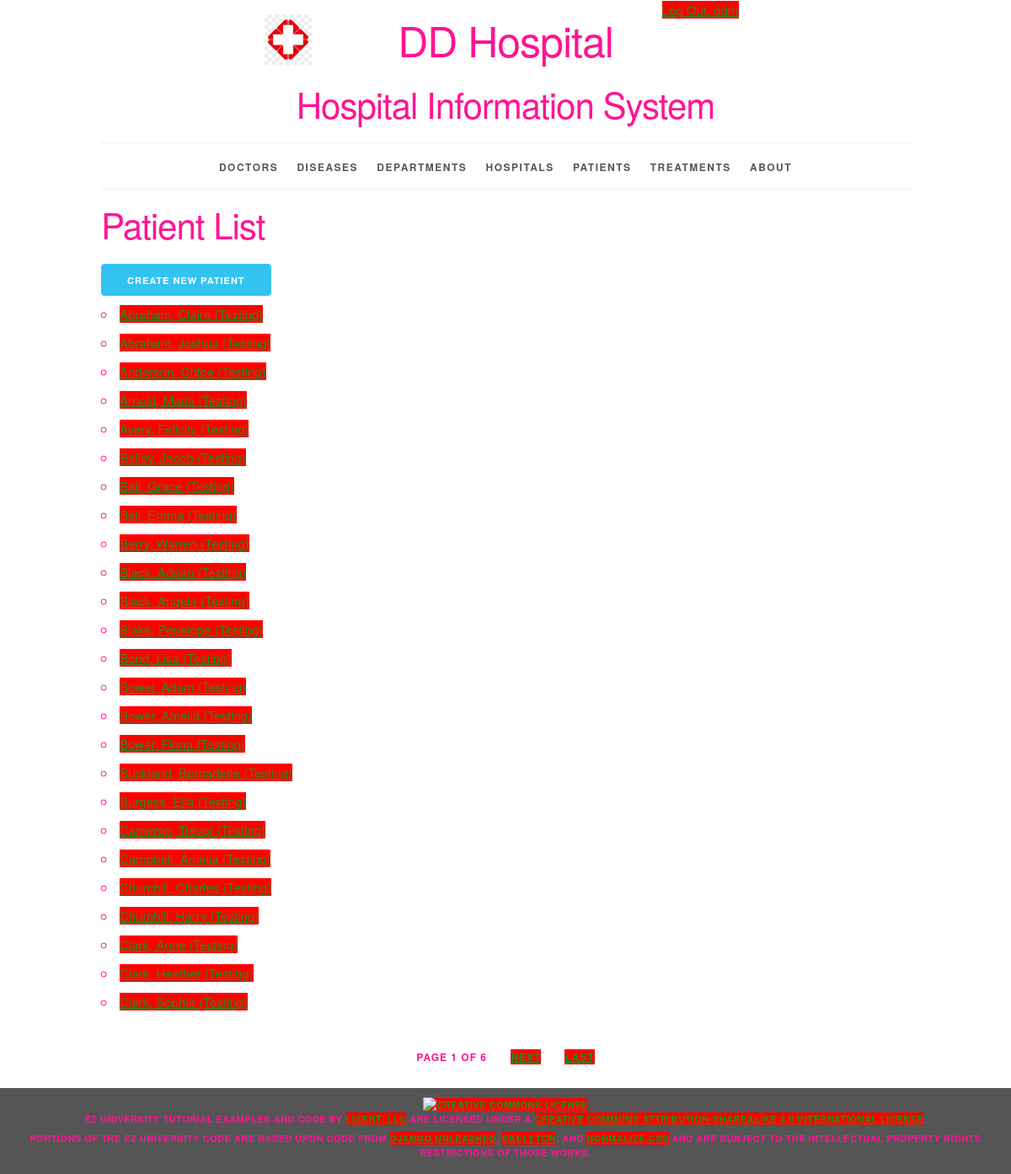
/patient/ (signed in), run on the app's committed database.
### sysinfo/models.py (models this page shows, shortened)
class Patient(models.Model):
    patient_id = models.AutoField(primary_key=True)
    first_name = models.CharField(max_length=45)
    last_name = models.CharField(max_length=45)
    disambiguator = models.CharField(max_length=45, blank=True, default='')
    def __str__(self):
        result = ''
        if self.disambiguator == '':
            result = f'{self.last_name}, {self.first_name}'
        else:
            result = f'{self.last_name}, {self.first_name} ({self.disambiguator})'
        return result
    def get_absolute_url(self):
        return reverse('sysinfo_patient_detail_urlpattern',
                       kwargs={'pk': self.pk}
                       )
    class Meta:
        ordering = ['last_name', 'first_name', 'disambiguator']
        constraints = [
            UniqueConstraint(fields=['last_name', 'first_name', 'disambiguator'],
                             name='unique_patient')
        ]

### sysinfo/views.py (the view)
class PatientList(LoginRequiredMixin, PermissionRequiredMixin, PageLinksMixin, ListView):
    paginate_by = 25
    model = Patient
    permission_required = 'sysinfo.view_patient'

### sysinfo/utils.py (called while the page is built)
    def _page_urls(self, page_number):
        return "?{pkw}={n}".format(
            pkw=self.page_kwarg,
            n=page_number)

    def first_page(self, page):
        if page.number > 1:
            return self._page_urls(1)
        return None

    def previous_page(self, page):
        if (page.has_previous()
                and page.number > 2):
            return self._page_urls(
                page.previous_page_number())
        return None

    def next_page(self, page):
        last_page = page.paginator.num_pages
        if (page.has_next()
                and page.number < last_page - 1):
            return self._page_urls(
                page.next_page_number())
        return None

    def last_page(self, page):
        last_page = page.paginator.num_pages
        if page.number < last_page:
            return self._page_urls(last_page)
        return None

    def get_context_data(self, **kwargs):
        context = super().get_context_data(
            **kwargs)
        page = context.get('page_obj')
        if page is not None:
            context.update({
                'first_page_url':
                    self.first_page(page),
                'previous_page_url':
                    self.previous_page(page),
                'next_page_url':
                    self.next_page(page),
                'last_page_url':
                    self.last_page(page),
            })
        return context

### sysinfo/templates/sysinfo/patient_list.html (shortened to what this page needs)
{% extends 'sysinfo/base.html' %}
{% block content %}
    <h2>Patient List</h2>
    <div>
      <a href="{% url 'sysinfo_patient_create_urlpattern' %}"
         class="button button-primary">
        Create New Patient</a>
    </div>
    <ul>
        {% for patient in patient_list %}
            <li>
                <a href="{{ patient.get_absolute_url }}">{{ patient }}</a>
            </li>
        {% empty %}
            <li><em>There are currently no patients available.</em></li>
        {% endfor %}
    </ul>
{% endblock %}

### sysinfo/templates/sysinfo/base.html (shortened to what this page needs)
{% load static %}
<!DOCTYPE html>
<html lang="en">
<head>
    <link rel="stylesheet" type="text/css"
          href="{% static 'sysinfo/normalize.css' %}">
    <link rel="stylesheet" type="text/css"
          href="{% static 'sysinfo/skeleton.css' %}">
    <link rel="stylesheet" type="text/css"
          href="{% static 'sysinfo/style.css' %}">
</head>
<body>
<div class="container">
    <div class="status row">
        <div class="offset-by-eight four columns">
            <ul class="inline">
                {% if user.is_authenticated %}
                    <li><a href="{% url 'logout_urlpattern' %}">
                        Log Out, {{ user.get_username }}</a></li>
                {% else %}
                    <li><a href="{% url 'login_urlpattern' %}">
                        Log In</a></li>
                {% endif %}
            </ul>
        </div>
    </div>
    <header class="row">
        <div class="offset-by-one ten columns">
            <h1 class="logo">DD Hospital</h1>
            <h2>Hospital Information System</h2>
        </div>
    </header>
    <nav>
        <ul>
            {% if perms.sysinfo.view_doctor %}
                <li>
                    <a href="{% url 'sysinfo_doctor_list_urlpattern' %}">
                        Doctors</a></li>
            {% endif %}
            {% if perms.sysinfo.view_disease %}
                <li>
                    <a href="{% url 'sysinfo_disease_list_urlpattern' %}">
                        Diseases</a></li>
            {% endif %}
            {% if perms.sysinfo.view_department %}
                <li>
                    <a href="{% url 'sysinfo_department_list_urlpattern' %}">
                        Departments</a></li>
            {% endif %}
            {% if perms.sysinfo.view_hospital %}
                <li>
                    <a href="{% url 'sysinfo_hospital_list_urlpattern' %}">
                        Hospitals</a></li>
            {% endif %}
            {% if perms.sysinfo.view_patient %}
                <li>
                    <a href="{% url 'sysinfo_patient_list_urlpattern' %}">
                        Patients</a></li>
            {% endif %}
            {% if perms.sysinfo.view_treatment %}
                <li>
                    <a href="{% url 'sysinfo_treatment_list_urlpattern' %}">
                        Treatments</a></li>
            {% endif %}
            <li>
                <a href="{% url 'about_urlpattern' %}">
                    About</a></li>
        </ul>
    </nav>
    <main>
        {% block content %}{% endblock %}
    </main>
    {% if is_paginated %}
        <div class="row">
            <div class="twelve columns">
                <ul class="pagination">
                    <li>
                        Page {{ page_obj.number }}
                        of {{ paginator.num_pages }}
                    </li>
                    {% if next_page_url %}
                        <li>
                            <a href="{{ next_page_url }}">
                                Next</a>
                        </li>
                    {% endif %}
                    {% if last_page_url %}
                        <li>
                            <a href="{{ last_page_url }}">
                                Last</a>
                        </li>
                    {% endif %}
                </ul>
            </div>
        </div>
    {% endif %}
</div>
<footer>
    <p>
        <a rel="license" href="http://creativecommons.org/licenses/by-sa/4.0/">
            <img alt="Creative Commons License" style="border-width:0"
                 src="https://i.creativecommons.org/l/by-sa/4.0/88x31.png"/>
        </a><br/><span property="dct:title">EZ University Tutorial Examples and Code</span>
        by
        <a href="https://www.ligent.net" property="cc:attributionName"
           rel="cc:attributionURL">Ligent, LLC</a> are licensed under a
        <a rel="license" href="http://creativecommons.org/licenses/by-sa/4.0/">Creative Commons Attribution-ShareAlike
            4.0 International License</a>.
    </p>
    <p>Portions of the EZ University code are based upon code from
        <a href="https://django-unleashed.com">Django Unleashed</a>,
        <a href="http://getskeleton.com/">Skeleton</a>, and
        <a href="https://necolas.github.io/normalize.css/">Normalize.css</a> and
        are subject to the intellectual property rights restrictions of those works.
    </p>
</footer>
</body>
</html>

### sysinfo/static/sysinfo/skeleton.css (style rules this page uses)
.container { position: relative; width: 100%; max-width: 960px; margin: 0 auto; padding: 0 20px; box-sizing: border-box; }
.column, .columns { width: 100%; float: left; box-sizing: border-box; }
@media (min-width: 400px) { .container { width: 85%; padding: 0; } }
@media (min-width: 550px) { .container { width: 80%; } }
@media (min-width: 550px) { .column, .columns { margin-left: 4%; } }
@media (min-width: 550px) { .column:first-child, .columns:first-child { margin-left: 0; } }
@media (min-width: 550px) { .four.columns { width: 30.6666666667%; } }
@media (min-width: 550px) { .ten.columns { width: 82.6666666667%; } }
@media (min-width: 550px) { .twelve.columns { width: 100%; margin-left: 0; } }
@media (min-width: 550px) { .offset-by-one.column, .offset-by-one.columns { margin-left: 8.66666666667%; } }
@media (min-width: 550px) { .offset-by-eight.column, .offset-by-eight.columns { margin-left: 69.3333333333%; } }
html { font-size: 62.5%; }
body { font-size: 1.5em; line-height: 1.6; font-weight: 400; font-family: "Raleway", "HelveticaNeue", "Helvetica Neue", Helvetica, Arial, sans-serif; color: #FF1493; }
h1, h2, h3, h4, h5, h6 { margin-top: 0; margin-bottom: 2rem; font-weight: 300; }
h1 { font-size: 4.0rem; line-height: 1.2; letter-spacing: -.1rem; }
h2 { font-size: 3.6rem; line-height: 1.25; letter-spacing: -.1rem; }
@media (min-width: 550px) { h1 { font-size: 5.0rem; } }
@media (min-width: 550px) { h2 { font-size: 4.2rem; } }
p { margin-top: 0; }
a { color: #228B22; }
.button, button, input[type="submit"], input[type="reset"], input[type="button"] { display: inline-block; height: 38px; padding: 0 30px; color: #555; text-align: center; font-size: 11px; font-weight: 600; line-height: 38px; letter-spacing: .1rem; text-transform: uppercase; text-decoration: none; white-space: nowrap; background-color: #BDB76B; border-radius: 4px; border: 1px solid #bbb; cursor: pointer; box-sizing: border-box; }
.button.button-primary, button.button-primary, input[type="submit"].button-primary, input[type="reset"].button-primary, input[type="button"].button-primary { color: #FFF; background-color: #33C3F0; border-color: #33C3F0; }
ul { list-style: circle inside; }
ol, ul { padding-left: 0; margin-top: 0; }
li { margin-bottom: 1rem; }
button, .button { margin-bottom: 1rem; }
pre, blockquote, dl, figure, table, p, ul, ol, form { margin-bottom: 2.5rem; }
.container:after, .row:after, .u-cf { content: ""; display: table; clear: both; }

### sysinfo/static/sysinfo/style.css (style rules this page uses)
html { height: 100%; background-color: #555; }
body { background-color: white; }
body>div>header { text-align: center;; }
header h1 { display: inline-block; font-weight: normal; font-style: normal; width: 100%; margin-top: 0; padding-top: 0; }
.logo { padding-top: 50px; background-image: url("/static/sysinfo/logo.png"); background-size: 50px; background-repeat: no-repeat; background-position: top; }
@media (min-width: 750px) { .logo { padding-top: 0; background-size: contain; background-position: 0% 0%; } }
@media (min-width: 1000px) { .logo { background-position: 10% 0%; } }
@media (min-width: 1200px) { .logo { background-position: 15% 0%; } }
nav { border-top: 1px solid #eee; width: 100%; border-bottom: 1px solid #eee; margin: 0 0 1em; padding: 0; }
nav ul { margin: 0; padding: 1em 0; list-style-type: none; text-align: center; }
nav ul li { display: inline; padding: 0; margin: 0 0.25em; font-weight: 600; text-transform: uppercase; text-align: center; font-size: 1rem; letter-spacing: .10rem; }
@media (min-width: 400px) { nav ul li { letter-spacing: .15rem; font-size: 1.2rem; margin: 0 0.5em; } }
@media (min-width: 550px) { nav ul li { margin: 0 0.75em; } }
nav ul li a { color: #555; text-decoration: none; background-color: transparent; cursor: pointer; }
.inline { list-style-type: none; padding: 0; margin: 0 0 -0.5em; }
.inline li { display: inline; }
.pagination li { display: inline-block; padding: 0; margin: 0 1em; font-weight: 600; text-transform: uppercase; font-size: 1.2rem; letter-spacing: .10rem; }
.pagination { margin: 0; padding: 1em 0; list-style-type: none; text-align: center; }
body>footer { width: 100%; background-color: #555; font-size: 1.1rem; letter-spacing: .05rem; font-weight: 600; text-transform: uppercase; text-align: center; padding: 1em 0; margin: 1em 0; }
body>footer p { margin-bottom: 0.5rem; }

### data on the page
Patient: disambiguator+last_name+first_name "Abraham, Claire (Testing)"
Patient: disambiguator+last_name+first_name "Abraham, Joshua (Testing)"
Patient: disambiguator+last_name+first_name "Anderson, Chloe (Testing)"
Patient: disambiguator+last_name+first_name "Arnold, Maria (Testing)"
Patient: disambiguator+last_name+first_name "Avery, Felicity (Testing)"
Patient: disambiguator+last_name+first_name "Bailey, Jacob (Testing)"
Patient: disambiguator+last_name+first_name "Ball, Grace (Testing)"
Patient: disambiguator+last_name+first_name "Bell, Emma (Testing)"
Patient: disambiguator+last_name+first_name "Berry, Warren (Testing)"
Patient: disambiguator+last_name+first_name "Black, Adrian (Testing)"
Patient: disambiguator+last_name+first_name "Black, Angela (Testing)"
Patient: disambiguator+last_name+first_name "Blake, Penelope (Testing)"
Patient: disambiguator+last_name+first_name "Bond, Lisa (Testing)"
Patient: disambiguator+last_name+first_name "Bower, Adam (Testing)"
Patient: disambiguator+last_name+first_name "Bower, Amelia (Testing)"
Patient: disambiguator+last_name+first_name "Bower, Fiona (Testing)"
Patient: disambiguator+last_name+first_name "Buckland, Bernadette (Testing)"
Patient: disambiguator+last_name+first_name "Burgess, Ella (Testing)"
Patient: disambiguator+last_name+first_name "Cameron, Trevor (Testing)"
Patient: disambiguator+last_name+first_name "Campbell, Amelia (Testing)"
Patient: disambiguator+last_name+first_name "Churchill, Charles (Testing)"
Patient: disambiguator+last_name+first_name "Churchill, Harry (Testing)"
Patient: disambiguator+last_name+first_name "Clark, Anne (Testing)"
Patient: disambiguator+last_name+first_name "Clark, Heather (Testing)"
Patient: disambiguator+last_name+first_name "Clark, Sophie (Testing)"

### other printed values
{{ user.get_username }} "ddm"
{{ page_obj.number }} "1"
{{ paginator.num_pages }} "6"
